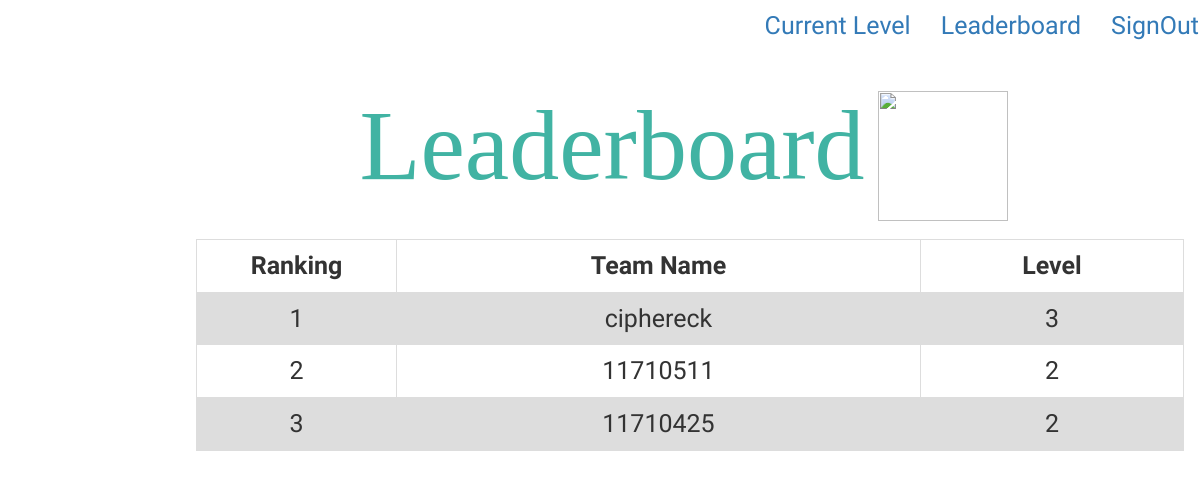
/leaderboard/ (signed in), run on the app's committed database.
### firstapp/models.py (models this page shows, shortened)
class UserInfo(models.Model):
    user = models.OneToOneField(User, on_delete=models.CASCADE)
    current_level=models.IntegerField(default=1)
    score=models.IntegerField(default=0)
    rank=models.IntegerField(default=0)

### firstapp/views.py (the view)
# urls.py: path('leaderboard/',views.get_leaderboard,name="leaderboard"),
def get_leaderboard(request):
    user_info=get_object_or_404(UserInfo, user_id=request.user.pk)
    current_level=user_info.current_level
    user_info_queryset=UserInfo.objects.all()
    user_info_list=[]
    for x in user_info_queryset:
        user_info_list.append(x)
    user_info_list.sort(key=get_score, reverse=True)
    cnt=1
    for x in user_info_list:
        x.rank=cnt
        cnt=cnt+1
    return render(request,'leaderboard.html',{'user_info_list':user_info_list,'current_level':current_level})

### firstapp/views.py (called while the page is built)
def get_score(user_info):
    return user_info.score

### templates/leaderboard.html (shortened to what this page needs)
{% extends "base.html" %}
{% load staticfiles %}
{% block content %}
     <div style="margin-left:15%;padding:1px 16px;height:100%;">
           <h1 style="text-align:center;font-size:100px;margin:5px;color:#41B3A3;font-family:algerian;">Leaderboard<img style="width:130px;height:130px;margin:13px;" src="{% static "CampusPreneur/css/logo.png" %}"></h1>
  <table>
  <tr>
    <th class="a">Ranking</th>
    <th class="b">Team Name</th>
    <th class="c">Level</th>
  </tr>
  {% for user_leader in user_info_list %}
    <tr>
        <td>{{user_leader.rank}} </td>
        <td>{{user_leader.user.username}}</td>
        <td>{{user_leader.current_level}}</td>
    </tr>
  {% endfor %}
    </table>
    </div>
{% endblock%}

### templates/base.html (style rules this page uses)
body { font-family: 'Lobster', cursive; font-size:25px; }

### templates/leaderboard.html (style rules this page uses)
table { font-family: 'Lobster', cursive; border-collapse: collapse; width: 100%; }
td, th { border: 1px solid #dddddd; text-align: center; padding: 8px; }
tr:nth-child(even) { background-color: #dddddd; }
th.a { width:200px; }

### data on the page
UserInfo: rank "1", user.username "ciphereck", current_level "3"
UserInfo: rank "2", user.username "11710511", current_level "2"
UserInfo: rank "3", user.username "11710425", current_level "2"
